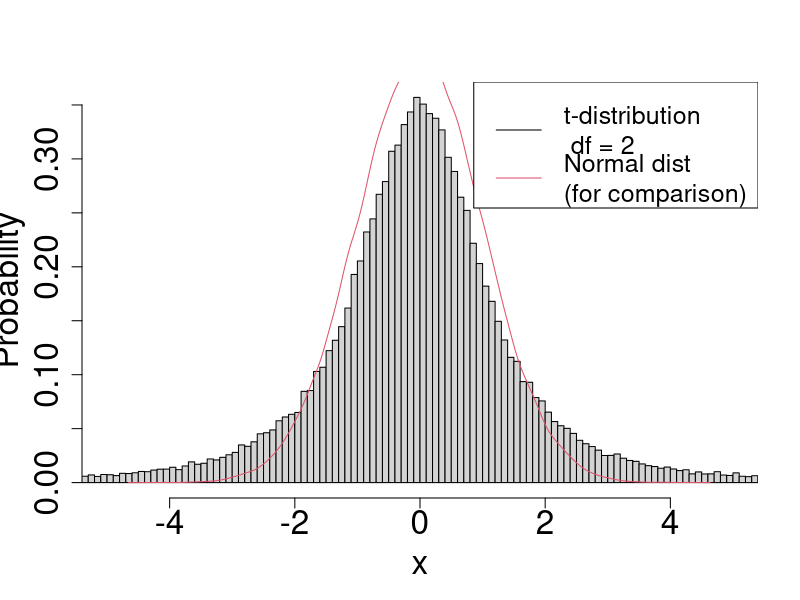

Generate this figure with R:
setwd('~/Documents/Academia/Teaching/TCD/2015-HT/Quant2/Lectures/lecture1/')
# generate random normal variables
n= 100000
for(i in 1:10){
  assign(paste("z", i, sep = ""), rnorm(n))    
}

pdf('Figs/tDistribution.pdf')
Z = z1
U = z2^2 + z3^2
hist(Z/sqrt(U/2), freq=F,breaks=10000, main='', xlab='x', ylab='Probability', cex.axis=2, cex.lab=2, xlim=c(-5,5))
par(new=T)
lines(density(Z),col=2)
legend('topright', c('t-distribution\n df = 2', 'Normal dist\n(for comparison)'), lty=c(1,1), col=c(1,2), cex=1.5)
dev.off()